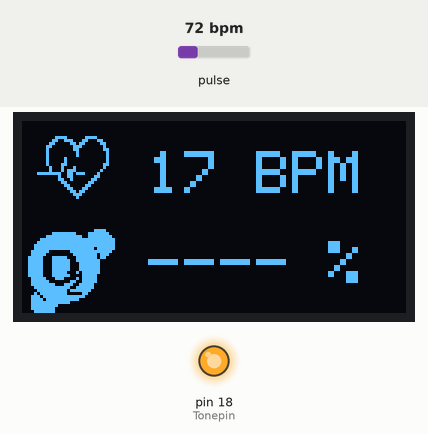
A sketch run on a simulated Arduino Uno, built with avr-gcc and run on an emulated ATmega328P. Shown: 128×64 one-colour display, output pins drawn as LEDs (lit = HIGH). The inputs (shaded band) are chosen by the test bench; at power-on: pulse 72 bpm. The display library's start-up logo is not drawn.

Above: at 4.2 s.
4.3 s: pulse set to 130 bpm
At 4.67 s:
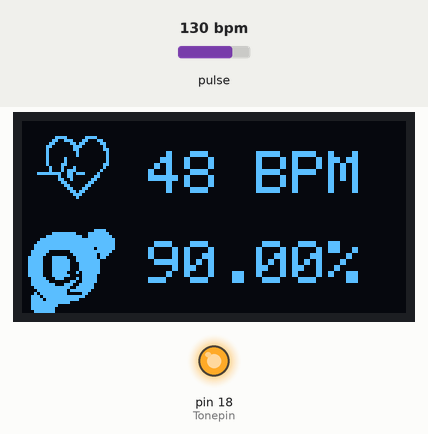
6.4 s: pulse set to 42 bpm
At 8.5 s:
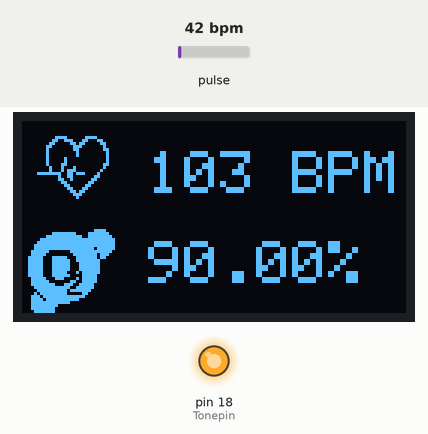
9.4 s: pulse set to 100 bpm
At 10.4 s:
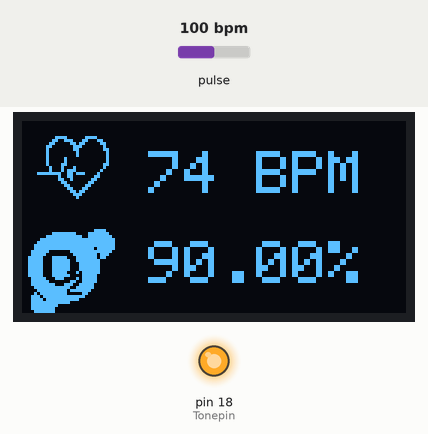
Timing chart, 0 to 12.4 s (numbered marks = the images above; inputs shaded):
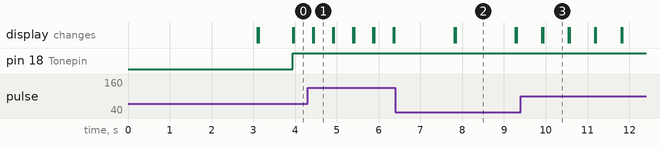

Measured:
- what the display in image 1 shows lasts 0.5 s, from 4.4 s to 4.9 s
- what the display in image 2 shows lasts 1.5 s, from 7.8 s to 9.3 s
- what the display in image 3 shows lasts 0.6 s, from 9.9 s to 10.5 s

The sketch:

max30102_final.ino
```cpp
#include <Adafruit_GFX.h>
#include <Adafruit_SSD1306.h>
#include "MAX30105.h"
#include "heartRate.h"

MAX30105 particleSensor;

const byte RATE_SIZE = 4;
byte rates[RATE_SIZE];
byte rateSpot = 0;
long lastBeat = 0;
float beatsPerMinute;
int beatAvg;

double avered = 0;
double aveir = 0;
double sumirrms = 0;
double sumredrms = 0;

double SpO2 = 0;
double ESpO2 = 90.0;
double FSpO2 = 0.7;
double frate = 0.95;
int i = 0;
int Num = 30;
#define FINGER_ON 7000
#define MINIMUM_SPO2 90.0
//OLED
#define SCREEN_WIDTH 128
#define SCREEN_HEIGHT 64
#define OLED_RESET    -1
Adafruit_SSD1306 display(SCREEN_WIDTH, SCREEN_HEIGHT, &Wire, OLED_RESET); //Declaring the display name (display)

static const unsigned char PROGMEM heart_bmp[] =
{ 0x03, 0xC0, 0xF0, 0x06, 0x71, 0x8C, 0x0C, 0x1B, 0x06, 0x18, 0x0E, 0x02, 0x10, 0x0C, 0x03, 0x10,
  0x04, 0x01, 0x10, 0x04, 0x01, 0x10, 0x40, 0x01, 0x10, 0x40, 0x01, 0x10, 0xC0, 0x03, 0x08, 0x88,
  0x02, 0x08, 0xB8, 0x04, 0xFF, 0x37, 0x08, 0x01, 0x30, 0x18, 0x01, 0x90, 0x30, 0x00, 0xC0, 0x60,
  0x00, 0x60, 0xC0, 0x00, 0x31, 0x80, 0x00, 0x1B, 0x00, 0x00, 0x0E, 0x00, 0x00, 0x04, 0x00,
};

//SPO2
static const unsigned char PROGMEM O2_bmp[] = {
  0x00, 0x00, 0x00, 0x00, 0x00, 0x00, 0x00, 0xf0, 0x00, 0x3f, 0xc3, 0xf8, 0x00, 0xff, 0xf3, 0xfc,
  0x03, 0xff, 0xff, 0xfe, 0x07, 0xff, 0xff, 0xfe, 0x0f, 0xff, 0xff, 0xfe, 0x0f, 0xff, 0xff, 0x7e,
  0x1f, 0x80, 0xff, 0xfc, 0x1f, 0x00, 0x7f, 0xb8, 0x3e, 0x3e, 0x3f, 0xb0, 0x3e, 0x3f, 0x3f, 0xc0,
  0x3e, 0x3f, 0x1f, 0xc0, 0x3e, 0x3f, 0x1f, 0xc0, 0x3e, 0x3f, 0x1f, 0xc0, 0x3e, 0x3e, 0x2f, 0xc0,
  0x3e, 0x3f, 0x0f, 0x80, 0x1f, 0x1c, 0x2f, 0x80, 0x1f, 0x80, 0xcf, 0x80, 0x1f, 0xe3, 0x9f, 0x00,
  0x0f, 0xff, 0x3f, 0x00, 0x07, 0xfe, 0xfe, 0x00, 0x0b, 0xfe, 0x0c, 0x00, 0x1d, 0xff, 0xf8, 0x00,
  0x1e, 0xff, 0xe0, 0x00, 0x1f, 0xff, 0x00, 0x00, 0x1f, 0xf0, 0x00, 0x00, 0x1f, 0xe0, 0x00, 0x00,
  0x0f, 0xe0, 0x00, 0x00, 0x07, 0x80, 0x00, 0x00, 0x00, 0x00, 0x00, 0x00, 0x00, 0x00, 0x00, 0x00
};

int Tonepin = 18;

void setup() {

  display.begin(SSD1306_SWITCHCAPVCC, 0x3C);
  display.display();
  delay(3000);

  if (!particleSensor.begin(Wire, I2C_SPEED_FAST))
  {
    while (1);
  }

  byte ledBrightness = 0x7F; //Options: 0=Off to 255=50mA
  byte sampleAverage = 4; //Options: 1, 2, 4, 8, 16, 32
  byte ledMode = 2; //Options: 1 = Red only, 2 = Red + IR
  int sampleRate = 800; //Options: 50, 100, 200, 400, 800, 1000, 1600, 3200
  int pulseWidth = 215; //Options: 69, 118, 215, 411
  int adcRange = 16384; //Options: 2048, 4096, 8192, 16384

  particleSensor.setup(ledBrightness, sampleAverage, ledMode, sampleRate, pulseWidth, adcRange);
  particleSensor.enableDIETEMPRDY();

  particleSensor.setPulseAmplitudeRed(0x0A);
  particleSensor.setPulseAmplitudeGreen(0);

  pinMode(Tonepin, OUTPUT);
}

void loop() {
  long irValue = particleSensor.getIR();
  if (irValue > FINGER_ON ) {

    if (checkForBeat(irValue) == true) {

      display.clearDisplay();
      display.drawBitmap(0, 0, heart_bmp, 32, 32, WHITE);
      display.setTextSize(2);
      display.setTextColor(WHITE);
      display.setCursor(42, 10);
      display.drawBitmap(0, 35, O2_bmp, 32, 32, WHITE);
      display.setCursor(42, 40);
      if (beatAvg > 30) display.print(String(ESpO2) + "%");
      else display.print("---- %" );
      display.display();
      long delta = millis() - lastBeat;
      lastBeat = millis();
      beatsPerMinute = 60 / (delta / 1000.0);
      if (beatsPerMinute < 255 && beatsPerMinute > 35) {
        rates[rateSpot++] = (byte)beatsPerMinute;
        rateSpot %= RATE_SIZE;
        beatAvg = 0;
        for (byte x = 0 ; x < RATE_SIZE ; x++) beatAvg += rates[x];
        beatAvg /= RATE_SIZE;

        digitalWrite(Tonepin, HIGH);

      }
      else{
        digitalWrite(Tonepin, LOW);
      }
    }
    uint32_t ir, red ;
    double fred, fir;
    particleSensor.check();
    if (particleSensor.available()) {
      i++;
      ir = particleSensor.getFIFOIR();
      red = particleSensor.getFIFORed();
      fir = (double)ir;
      fred = (double)red;
      aveir = aveir * frate + (double)ir * (1.0 - frate);
      avered = avered * frate + (double)red * (1.0 - frate);
      sumirrms += (fir - aveir) * (fir - aveir);
      sumredrms += (fred - avered) * (fred - avered);

      if ((i % Num) == 0) {
        double R = (sqrt(sumirrms) / aveir) / (sqrt(sumredrms) / avered);
        SpO2 = -23.3 * (R - 0.4) + 100;
        ESpO2 = FSpO2 * ESpO2 + (1.0 - FSpO2) * SpO2;
        if (ESpO2 <= MINIMUM_SPO2)
        {
          //digitalWrite(Tonepin, HIGH);
          //delay(1000);
          ESpO2 = MINIMUM_SPO2;
        }
        if (ESpO2 > 100) ESpO2 = 99.9;
        sumredrms = 0.0; sumirrms = 0.0; SpO2 = 0;
        i = 0;
      }
      particleSensor.nextSample();
    }

    display.clearDisplay();
    display.drawBitmap(5, 5, heart_bmp, 24, 21, WHITE);
    display.setTextSize(2);
    display.setTextColor(WHITE);
    display.setCursor(42, 10);
    display.print(beatAvg); display.println(" BPM");
    display.drawBitmap(0, 35, O2_bmp, 32, 32, WHITE);
    display.setCursor(42, 40);
    if (beatAvg > 30) display.print(String(ESpO2) + "%");
    else display.print("---- %" );
    display.display();
  }
  else {
    for (byte rx = 0 ; rx < RATE_SIZE ; rx++) rates[rx] = 0;
    beatAvg = 0; rateSpot = 0; lastBeat = 0;
    avered = 0; aveir = 0; sumirrms = 0; sumredrms = 0;
    SpO2 = 0; ESpO2 = 90.0;
    display.clearDisplay();
    display.setTextSize(2);
    display.setTextColor(WHITE);
    display.setCursor(30, 5);
    display.println("PLACE");
    display.setCursor(30, 35);
    display.println("FINGER");
    display.display();
    digitalWrite(Tonepin, HIGH);
  }
}
```
